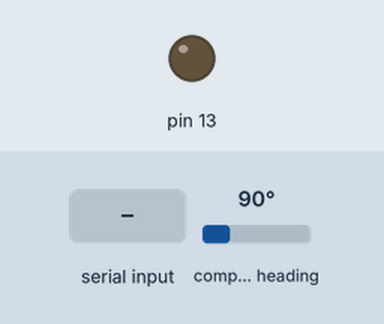
Simulated run of this sketch. Board: Teensy 4. On the bench: output pins drawn as LEDs (lit = HIGH). The test bench sets the inputs (shaded band); at power-on: compass heading 90°. What the sketch prints to the serial monitor is not drawn.

Above: at 3.2 s.
3.3 s: "q0:\n" received over the second serial link
At 4.5 s:
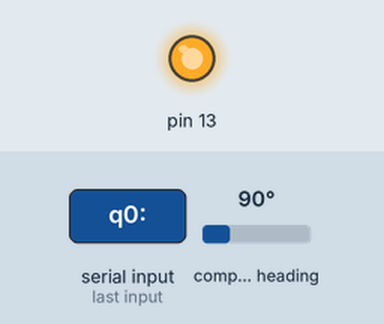
4.8 s: "q1:\n" received over the second serial link
At 5.8 s:
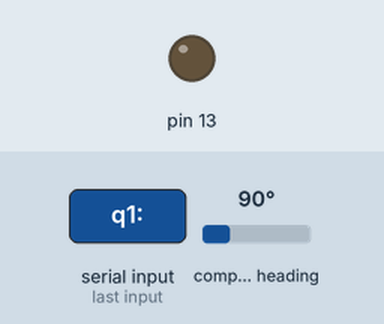
6.3 s: "q2:\n" received over the second serial link
At 7.0 s:
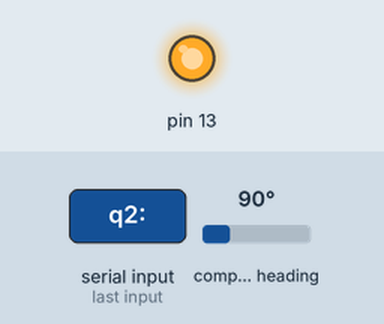
Timing chart, 0 to 9.3 s (numbered marks = the images above; inputs shaded):
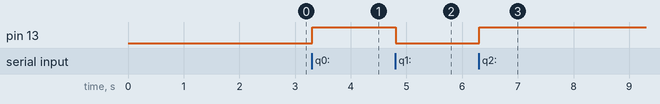

Measured:
- after the input at 3.3 s, pin 13: LOW → HIGH at once
- after the input at 4.8 s, pin 13: HIGH → LOW at once
- after the input at 6.3 s, pin 13: LOW → HIGH at once

The sketch:

master.ino
```cpp
#include <Wire.h>
#include <Adafruit_Sensor.h>
#include <Adafruit_BNO055.h>
#include <utility/imumaths.h>

#define BAUD_RATE 9600
#define ZIGBEE_SERIAL Serial3
#define ZIGBEE_SERIAL_TX 7 // Can be 0, 21
#define ZIGBEE_SERIAL_RX 8 // Can be 1, 5
#define BLE_SERIAL Serial2
#define BLE_SERIAL_TX 9 // Can be 9, 26
#define BLE_SERIAL_RX 10 // Can be 10, 31
#define MODULE_ID 2

// Current quaternion data
//     0
//     |
//     1
//     |
//     2
//     |
//     3
//     |
// 4 - 5 - 6

float quats[7][4];
float angles[7];
//bool newQuatData = false;

Adafruit_BNO055 bno = Adafruit_BNO055(55);
imu::Quaternion quat;
IntervalTimer bnoSample;
IntervalTimer bleTx;

float quatDiff(float q[4], float r[4]) {
  float qDiff[4] = {0};
  float rConj[4] = {r[0], -r[1], -r[2], -r[3]};
  float angle;
  qDiff[0] = (rConj[0]*q[0]-rConj[1]*q[1]-rConj[2]*q[2]-rConj[3]*q[3]);
  qDiff[1] = (rConj[0]*q[1]+rConj[1]*q[0]-rConj[2]*q[3]+rConj[3]*q[2]);
  qDiff[2] = (rConj[0]*q[2]+rConj[1]*q[3]+rConj[2]*q[0]-rConj[3]*q[1]);
  qDiff[3] = (rConj[0]*q[3]-rConj[1]*q[2]+rConj[2]*q[1]+rConj[3]*q[0]);

  float norm = (qDiff[0]*qDiff[0]+qDiff[1]*qDiff[1]+qDiff[2]*qDiff[2]+qDiff[3]*qDiff[3]);
  if(norm == 0)
    return 0;
  norm = sqrt(norm);

  qDiff[0] /= norm;
  qDiff[1] /= norm;
  qDiff[2] /= norm;
  qDiff[3] /= norm;

  angle = 180*2*acos(qDiff[0])/PI;
  // Get principal angle
//  if(angle > 90 && angle < 180) {
//    angle = 180-angle;
//  }
//  else if(angle > 180 && angle < 270) {
//    angle = angle-180;
//  }
//  else if(angle > 270 && angle < 360) {
//    angle = 360-angle;
//  }

  return angle;
}
void quatDiffRaw(float q[4], float r[4], float dest[4]) {
  float rConj[4] = {r[0], -r[1], -r[2], -r[3]};
  dest[0] = (rConj[0]*q[0]-rConj[1]*q[1]-rConj[2]*q[2]-rConj[3]*q[3]);
  dest[1] = (rConj[0]*q[1]+rConj[1]*q[0]-rConj[2]*q[3]+rConj[3]*q[2]);
  dest[2] = (rConj[0]*q[2]+rConj[1]*q[3]+rConj[2]*q[0]-rConj[3]*q[1]);
  dest[3] = (rConj[0]*q[3]-rConj[1]*q[2]+rConj[2]*q[1]+rConj[3]*q[0]);
}

int minDataLength = 22;

void printQuats(void) {
  for(int i = 0; i < 7; i++) {
    Serial.print("Device #"); Serial.println(i);
    for(int j = 0; j < 4; j++) {
      Serial.print("Q");Serial.print(j); Serial.print(": "); Serial.println(quats[i][j]);
    }
  }
}

void parseZigbeeData(String s)
{
  if(s.length() == 0 || s.length() < minDataLength)
  {
    s = "";
    return;
  }

  String currentString = s;
  String subarray = "";
  int moduleID;
  //Serial.print("This is the substring: ");

  // Parse Module ID
  subarray = currentString.substring(0, s.indexOf("{"));
  moduleID = subarray.toInt();

  // Parse q0
//  Serial.print("q0:");
  subarray = currentString.substring(currentString.indexOf("{")+1, currentString.indexOf(","));
//  Serial.println(subarray);
  quats[moduleID][0] = subarray.toFloat();
  currentString = currentString.substring(currentString.indexOf(",")+1);
//  Serial.print(currentString);

  // Parse q1
//  Serial.print("q1:");
  subarray = currentString.substring(0, currentString.indexOf(","));
//  Serial.println(subarray);
  quats[moduleID][1] = subarray.toFloat();
  currentString = currentString.substring(currentString.indexOf(",")+1);
//  Serial.print(currentString);

  // Parse q2
//  Serial.print("q2:");
  subarray = currentString.substring(0, currentString.indexOf(","));
//  Serial.println(subarray);
  quats[moduleID][2] = subarray.toFloat();
  currentString = currentString.substring(currentString.indexOf(",")+1);
//  Serial.print(currentString);

  // Parse q3
//  Serial.print("q3:");
  subarray = currentString.substring(0, currentString.indexOf("}"));
//  Serial.println(subarray);
  quats[moduleID][3] = subarray.toFloat();

  if(moduleID == 0) {
    angles[0] = quatDiff(quats[0], quats[1]);
  }
  else if(moduleID == 4) {
    angles[3] = quatDiff(quats[4], quats[5]);
  }
  else {
    angles[moduleID-1] = quatDiff(quats[moduleID-1], quats[moduleID]);
    angles[moduleID] = quatDiff(quats[moduleID], quats[moduleID+1]);
  }
}

void setup() {
  // put your setup code here, to run once:
  Serial.begin(115200);
  ZIGBEE_SERIAL.begin(BAUD_RATE);
  BLE_SERIAL.begin(BAUD_RATE);
  pinMode(13, OUTPUT);

  /* Initialise the sensor */
  if(!bno.begin())
  {
    /* There was a problem detecting the BNO055 ... check your connections */
    Serial.write("Ooops, no BNO055 detected ... Check your wiring or I2C ADDR!");
    while(1);
  }

//

  delay(1000);
  bno.setExtCrystalUse(true);
  delay(1000);

  bnoSample.priority(1);
  bleTx.priority(0);
  bnoSample.begin(sampleBNO, 50000);
  bleTx.begin(bleTransmit, 100000);


}

void sampleBNO()
{
  Serial.write("in BNO routine\n");
  quat = bno.getQuat();
  quats[MODULE_ID][0] = quat.w();
  quats[MODULE_ID][1] = quat.x();
  quats[MODULE_ID][2] = quat.y();
  quats[MODULE_ID][3] = quat.z();
  angles[MODULE_ID-1] = quatDiff(quats[MODULE_ID-1], quats[MODULE_ID]);
  angles[MODULE_ID] = quatDiff(quats[MODULE_ID], quats[MODULE_ID+1]);
  //bleTransmit();
}

int packetCnt = 0;
void bleTransmit() {
  Serial.write("in BLE routine\n");
  // Calculate angle between slave and master
//  float localQuat[4];
//  localQuat[0] = quat.w();
//  quats[MODULE_ID][0] = quat.w();
//  localQuat[1] = quat.x();
//  quats[MODULE_ID][1] = quat.x();
//  localQuat[2] = quat.y();
//  quats[MODULE_ID][2] = quat.y();
//  localQuat[3] = quat.z();
//  quats[MODULE_ID][3] = quat.z();
//  float angle = quatDiff(localQuat, quats[0]);
//  Serial.println(angle);
  //newQuatData = false;
  // Transmit angles through BLE
  String uartTx = "{";
  for(int i = 0; i < 5; i++) {
    uartTx += String(angles[i]);
//      uartTx += String(quatDiff(quats[0], quats[1]));
    uartTx += ",";
  }
  uartTx += angles[5];
  uartTx += ",";
  uartTx += packetCnt++;
//    uartTx += quatDiff(quats[1], quats[2]);
  uartTx += "}";
  uartTx += "\n";
//    Serial.write(uartTx.c_str());
  BLE_SERIAL.write(uartTx.c_str());

}

String dataLine;
int ledState;
void loop() {
  // put your main code here, to run repeatedly:
  // Get local quaternion

//  Serial.print("qW: ");
//  Serial.print(quat.w(), 4);
//  Serial.print(" qX: ");
//  Serial.print(quat.x(), 4);
//  Serial.print(" qY: ");
//  Serial.print(quat.y(), 4);
//  Serial.print(" qZ: ");
//  Serial.print(quat.z(), 4);
//  Serial.print("\n");
  // Read from Zigbee serial if available
  char c;
  noInterrupts();
  if(ZIGBEE_SERIAL.available())
  {
    c = ZIGBEE_SERIAL.read();
    interrupts();
    //Serial.write(ZIGBEE_SERIAL.read());
    if(c == '\n')
    {
      //Serial.write(dataLine.c_str());
      //Serial.write("\n");

      if(ledState == LOW){ledState = HIGH;}
      else{ledState = LOW;}
      digitalWrite(13, ledState);

      Serial.println(dataLine);
      noInterrupts();
      parseZigbeeData(dataLine);
      interrupts();
//      printQuats();
      dataLine = "";
    }
    else
    {
      dataLine += c; //append text to end of command
    }

  }
  interrupts();
}
```
